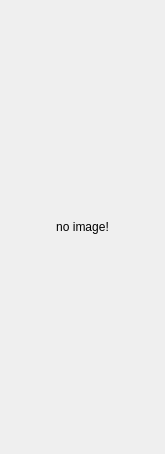
<?xml version="1.0" encoding="UTF-8"?>
<ui version="4.0">
 <class>HostPage</class>
 <widget class="QWidget" name="HostPage">
  <property name="geometry">
   <rect>
    <x>0</x>
    <y>0</y>
    <width>165</width>
    <height>454</height>
   </rect>
  </property>
  <property name="minimumSize">
   <size>
    <width>165</width>
    <height>454</height>
   </size>
  </property>
  <property name="maximumSize">
   <size>
    <width>165</width>
    <height>454</height>
   </size>
  </property>
  <property name="windowTitle">
   <string>Form</string>
  </property>
  <property name="styleSheet">
   <string notr="true"/>
  </property>
  <layout class="QHBoxLayout" name="horizontalLayout">
   <property name="spacing">
    <number>0</number>
   </property>
   <property name="leftMargin">
    <number>0</number>
   </property>
   <property name="topMargin">
    <number>0</number>
   </property>
   <property name="rightMargin">
    <number>0</number>
   </property>
   <property name="bottomMargin">
    <number>0</number>
   </property>
   <item>
    <widget class="QLabel" name="hostImage_label">
     <property name="minimumSize">
      <size>
       <width>165</width>
       <height>454</height>
      </size>
     </property>
     <property name="maximumSize">
      <size>
       <width>165</width>
       <height>454</height>
      </size>
     </property>
     <property name="text">
      <string>no image!</string>
     </property>
     <property name="alignment">
      <set>Qt::AlignCenter</set>
     </property>
    </widget>
   </item>
  </layout>
 </widget>
 <resources/>
 <connections/>
</ui>
